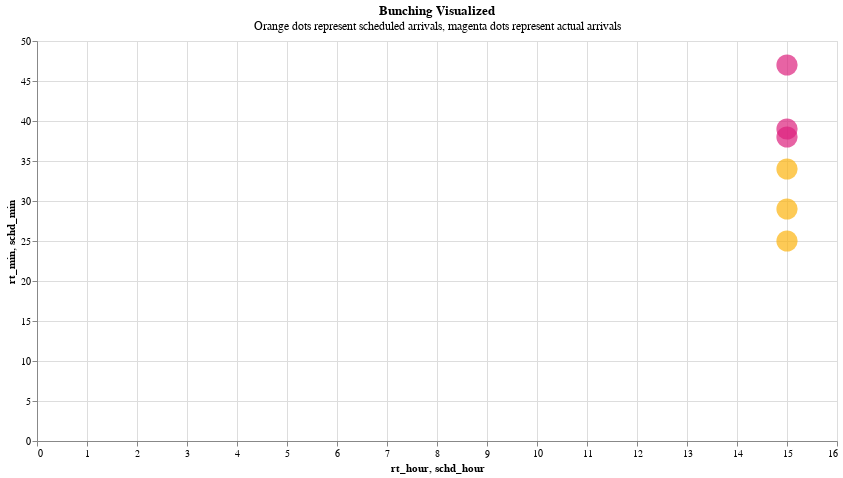

Notebook code cell kept with this figure:
### Code cell
df_stc1, df_stc2 = compare_approaches(
    stop_id="62078",
    organization_name="Santa Clara Valley Transportation Authority",
    route_id="51",
    stop_sequence=13,
)

### Figure 1 — Vega-Lite specification as saved in the notebook (floating-point values rounded to 4 significant figures)
{"config": {"view": {"continuousWidth": 300, "continuousHeight": 300}}, "layer": [{"mark": {"type": "circle", "color": "#dd217d", "size": 450}, "encoding": {"tooltip": [{"field": "converted_schd_arrival_tooltip", "type": "nominal"}, {"field": "converted_rt_arrival_tooltip", "type": "nominal"}], "x": {"field": "rt_hour", "type": "quantitative"}, "y": {"field": "rt_min", "type": "quantitative"}}}, {"mark": {"type": "circle", "color": "#fcb40e", "size": 450}, "encoding": {"tooltip": [{"field": "converted_schd_arrival_tooltip", "type": "nominal"}, {"field": "converted_rt_arrival_tooltip", "type": "nominal"}], "x": {"field": "schd_hour", "type": "quantitative"}, "y": {"field": "schd_min", "type": "quantitative"}}}], "data": {"name": "data-53c2e6393ce9dbb0fd30098b9b636c1f"}, "height": 400, "title": {"text": "Bunching Visualized", "subtitle": "Orange dots represent scheduled arrivals, magenta dots represent actual arrivals "}, "width": 800, "$schema": "https://vega.github.io/schema/vega-lite/v5.17.0.json", "datasets": {"data-53c2e6393ce9dbb0fd30098b9b636c1f": [{"caltrans_district": "04 - Oakland", "schedule_gtfs_dataset_key": "fb467982dcc77a7f9199bebe709bb700", "feed_key": "3fccf089909fbdb3d725a5c15fb062cb", "organization_name": "Santa Clara Valley Transportation Authority", "route_long_name": "Moffett Field - West Valley Coll", "route_type": "Bus", "route_id": "51", "direction_id": 0.0, "stop_id": "62078", "stop_sequence": 13, "trip_instance_key": "26edafab428cb3c31f31bd267ed3010b", "rt_arrival_sec": 56336, "scheduled_arrival_sec": 56070.0, "headway_minutes": 28.3, "converted_rt_arrival": "2024-05-22T15:38:56", "converted_schd_arrival": "2024-05-22T15:34:26", "actual_arrival_lag_min": null, "scheduled_arrival_lag_min": null, "rt_hour": 15, "rt_min": 38, "schd_hour": 15.0, "schd_min": 34.0, "converted_schd_arrival_tooltip": "2024-05-22 15:34:26", "converted_rt_arrival_tooltip": "2024-05-22 15:38:56"}, {"caltrans_district": "04 - Oakland", "schedule_gtfs_dataset_key": "fb467982dcc77a7f9199bebe709bb700", "feed_key": "3fccf089909fbdb3d725a5c15fb062cb", "organization_name": "Santa Clara Valley Transportation Authority", "route_long_name": "Moffett Field - West Valley Coll", "route_type": "Bus", "route_id": "51", "direction_id": 0.0, "stop_id": "62078", "stop_sequence": 13, "trip_instance_key": "a7b3fdea2a6fad64a6db9a3607d1013f", "rt_arrival_sec": 56362, "scheduled_arrival_sec": 55770.0, "headway_minutes": 28.3, "converted_rt_arrival": "2024-05-22T15:39:22", "converted_schd_arrival": "2024-05-22T15:29:26", "actual_arrival_lag_min": 0.4333, "scheduled_arrival_lag_min": -5.0, "rt_hour": 15, "rt_min": 39, "schd_hour": 15.0, "schd_min": 29.0, "converted_schd_arrival_tooltip": "2024-05-22 15:29:26", "converted_rt_arrival_tooltip": "2024-05-22 15:39:22"}, {"caltrans_district": "04 - Oakland", "schedule_gtfs_dataset_key": "fb467982dcc77a7f9199bebe709bb700", "feed_key": "3fccf089909fbdb3d725a5c15fb062cb", "organization_name": "Santa Clara Valley Transportation Authority", "route_long_name": "Moffett Field - West Valley Coll", "route_type": "Bus", "route_id": "51", "direction_id": 0.0, "stop_id": "62078", "stop_sequence": 13, "trip_instance_key": "6b2e2a8d39427cb02eb612368788f395", "rt_arrival_sec": 56834, "scheduled_arrival_sec": 55530.0, "headway_minutes": 28.3, "converted_rt_arrival": "2024-05-22T15:47:14", "converted_schd_arrival": "2024-05-22T15:25:26", "actual_arrival_lag_min": 7.867, "scheduled_arrival_lag_min": -4.0, "rt_hour": 15, "rt_min": 47, "schd_hour": 15.0, "schd_min": 25.0, "converted_schd_arrival_tooltip": "2024-05-22 15:25:26", "converted_rt_arrival_tooltip": "2024-05-22 15:47:14"}]}}
